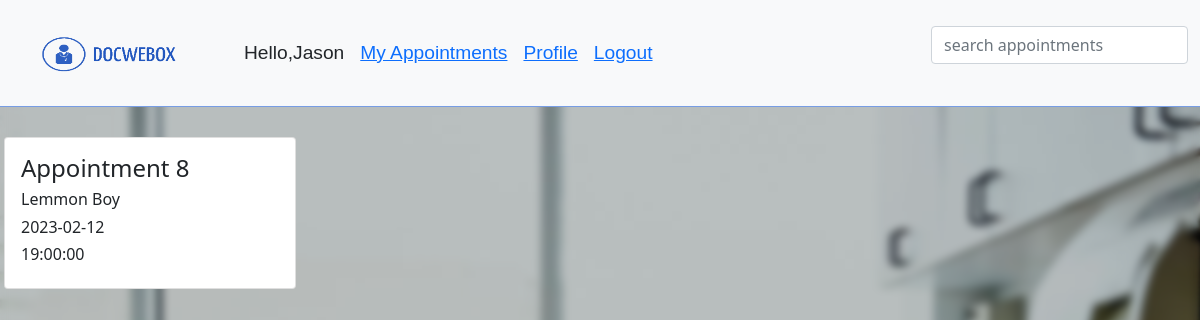
/php/doctor_hub.php (signed in), run on an earlier commit of the app's database.
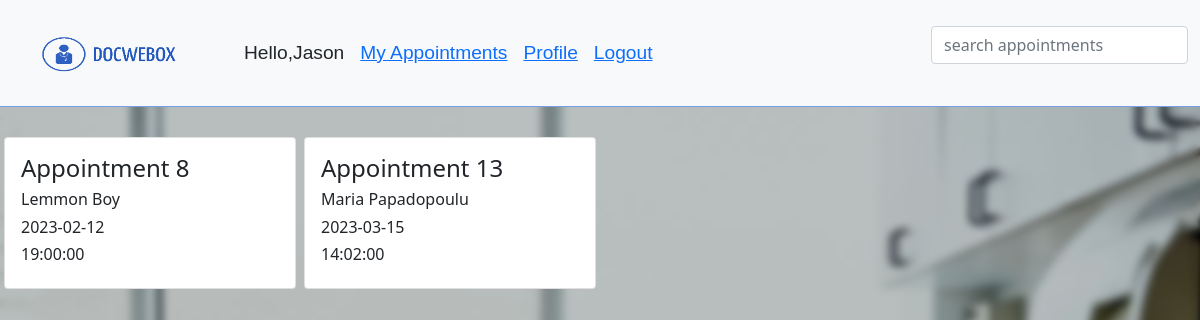
And on a later commit of the database.
### tables this page shows
CREATE TABLE `appointments` (
  `id` int(11) NOT NULL,
  `doc_id` int(11) NOT NULL,
  `patient_id` int(11) NOT NULL,
  `date` date NOT NULL,
  `time` time NOT NULL
);

CREATE TABLE `profile` (
  `id` int(11) NOT NULL,
  `user_id` int(11) NOT NULL,
  `FirstName` varchar(60) NOT NULL,
  `SureName` varchar(60) NOT NULL,
  `Address` varchar(50) NOT NULL,
  `PhoneNumber` varchar(20) NOT NULL,
  `email` varchar(50) NOT NULL,
  `Specialization` varchar(60) NOT NULL,
  `bio` varchar(200) NOT NULL
);

### php/doctor_hub.php (the view, shortened to what this page needs)
<html>
    <head>
      <link href="https://cdn.jsdelivr.net/npm/bootstrap@5.0.2/dist/css/bootstrap.min.css"
      rel="stylesheet">
      <link rel="stylesheet" href="../css/doctor_hub.css">
    </head>
    <body>
        <?php
          echo '<nav class="navbar navbar-expand-lg navbar-light bg-light sticky-top">
          <div class="container-fluid">
            <a class="navbar-brand" href="#">
                <img src="../img/logo.png" width="200" height="80" class="d-inline-block align-top" alt="">
            </a>
            <button class="navbar-toggler" type="button" data-bs-toggle="collapse" data-bs-target="#navbarSupportedContent" aria-controls="navbarSupportedContent" aria-expanded="false" aria-label="Toggle navigation">
              <span class="navbar-toggler-icon"></span>
            </button>
            <div class="collapse navbar-collapse" id="navbarSupportedContent">
              <ul class="navbar-nav me-auto mb-2 mb-lg-0">
                <li class="nav-item">
                  <a>Hello,' . $_SESSION["username"] .'</a>
                </li>
                <li class="nav-item active">
                  <a href="doctor_hub.php">My Appointments</a>
                </li>
                <li class="nav-item active">
                  <a href="doctor_profile_edit.php">Profile</a>
                </li>
                <li class="nav-item active">
                  <a href="nukeSession.php">Logout</a>
                </li>
                </ul>
                <form class="d-flex">
                  <input type="text" name="searchbox" id="searchbox" class="filterinput form-control" placeholder="search appointments">
                </form>
              </div>
            </div>
          </nav>';
      ?>
      <br>
      <?php
        include 'connect.php';
        $id=$_SESSION["id"];
        $query = "SELECT p.FirstName, p.SureName, a.date, a.time, a.id FROM appointments a join profile p where doc_id= $id and patient_id=p.user_id";
        $result = mysqli_query($conn, $query);
        if (mysqli_num_rows($result) > 0) {
          echo '<div class="d-flex flex-wrap">';
          while($row = $result->fetch_assoc()){
            echo '<div class="col-sm-3 doctors">
                    <div class="blog-item m-1">
                      <div class="card">
                        <div class="card-body">
                        <h4 class="card-title">Appointment ' . $row['id'] . '</h4>
                        <h6>' . $row['FirstName'] . ' ' .   $row['SureName'] . '</h6>
                        <h6>' . $row['date'] . '</h6>
                        <h6>' . $row['time']  .'</h6>
                        </div>
                      </div>
                    </div>
                  </div>';
          }
          echo '</div>';
        }else{
          echo '<div class="col-sm-9 col-md-7 col-lg-5 mx-auto my-5">
                    <div id="no_appoint" class="text-center py-4">
                      <h1>No Appointments</h1>
                    </div>
                </div>';
        }
    ?>
    </body>
</html>

What changed in the data, as far as the page shows it:
added appointments: id "13", profile.FirstName "Maria", profile.SureName "Papadopoulu", date "2023-03-15", time "14:02:00"
